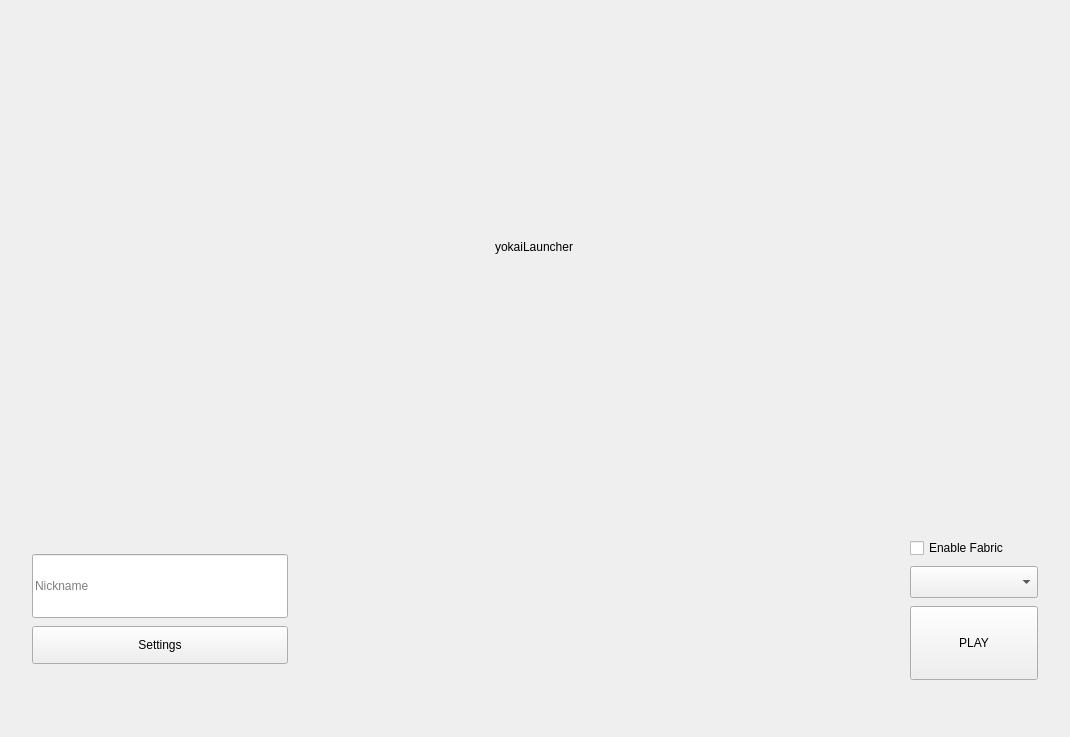
<?xml version="1.0" encoding="UTF-8"?>
<ui version="4.0">
 <class>MainWindow</class>
 <widget class="QMainWindow" name="MainWindow">
  <property name="windowModality">
   <enum>Qt::WindowModal</enum>
  </property>
  <property name="geometry">
   <rect>
    <x>0</x>
    <y>0</y>
    <width>1070</width>
    <height>737</height>
   </rect>
  </property>
  <property name="contextMenuPolicy">
   <enum>Qt::NoContextMenu</enum>
  </property>
  <property name="windowTitle">
   <string>yokaiLauncher1</string>
  </property>
  <property name="windowIcon">
   <iconset resource="../res.qrc">
    <normaloff>:/assets/icon.svg</normaloff>:/assets/icon.svg</iconset>
  </property>
  <property name="styleSheet">
   <string notr="true"/>
  </property>
  <widget class="QWidget" name="ClientForm">
   <property name="sizePolicy">
    <sizepolicy hsizetype="Preferred" vsizetype="Preferred">
     <horstretch>1</horstretch>
     <verstretch>1</verstretch>
    </sizepolicy>
   </property>
   <property name="contextMenuPolicy">
    <enum>Qt::NoContextMenu</enum>
   </property>
   <property name="windowTitle">
    <string>yokaiLauncher</string>
   </property>
   <property name="styleSheet">
    <string notr="true"/>
   </property>
   <layout class="QGridLayout" name="gridLayout">
    <property name="leftMargin">
     <number>0</number>
    </property>
    <property name="topMargin">
     <number>0</number>
    </property>
    <property name="rightMargin">
     <number>0</number>
    </property>
    <property name="bottomMargin">
     <number>0</number>
    </property>
    <property name="spacing">
     <number>0</number>
    </property>
    <item row="3" column="0">
     <widget class="QWidget" name="bottomWidget" native="true">
      <property name="minimumSize">
       <size>
        <width>0</width>
        <height>0</height>
       </size>
      </property>
      <property name="maximumSize">
       <size>
        <width>16777215</width>
        <height>256</height>
       </size>
      </property>
      <property name="autoFillBackground">
       <bool>false</bool>
      </property>
      <property name="styleSheet">
       <string notr="true"/>
      </property>
      <layout class="QVBoxLayout" name="verticalLayout_3">
       <property name="spacing">
        <number>16</number>
       </property>
       <property name="leftMargin">
        <number>32</number>
       </property>
       <property name="topMargin">
        <number>32</number>
       </property>
       <property name="rightMargin">
        <number>32</number>
       </property>
       <property name="bottomMargin">
        <number>32</number>
       </property>
       <item>
        <widget class="QWidget" name="gridWidget" native="true">
         <property name="minimumSize">
          <size>
           <width>0</width>
           <height>0</height>
          </size>
         </property>
         <property name="styleSheet">
          <string notr="true"/>
         </property>
         <layout class="QHBoxLayout" name="horizontalLayout_2">
          <property name="spacing">
           <number>0</number>
          </property>
          <property name="sizeConstraint">
           <enum>QLayout::SetDefaultConstraint</enum>
          </property>
          <property name="leftMargin">
           <number>0</number>
          </property>
          <property name="topMargin">
           <number>0</number>
          </property>
          <property name="rightMargin">
           <number>0</number>
          </property>
          <property name="bottomMargin">
           <number>0</number>
          </property>
          <item>
           <widget class="QWidget" name="horizontalWidget" native="true">
            <property name="minimumSize">
             <size>
              <width>0</width>
              <height>0</height>
             </size>
            </property>
            <layout class="QHBoxLayout" name="horizontalLayout_3">
             <property name="spacing">
              <number>0</number>
             </property>
             <property name="leftMargin">
              <number>0</number>
             </property>
             <property name="topMargin">
              <number>0</number>
             </property>
             <property name="rightMargin">
              <number>0</number>
             </property>
             <property name="bottomMargin">
              <number>0</number>
             </property>
             <item alignment="Qt::AlignLeft|Qt::AlignVCenter">
              <widget class="QWidget" name="verticalWidget" native="true">
               <layout class="QVBoxLayout" name="verticalLayout_5">
                <property name="spacing">
                 <number>8</number>
                </property>
                <property name="leftMargin">
                 <number>0</number>
                </property>
                <property name="topMargin">
                 <number>0</number>
                </property>
                <property name="rightMargin">
                 <number>0</number>
                </property>
                <property name="bottomMargin">
                 <number>0</number>
                </property>
                <item alignment="Qt::AlignBottom">
                 <widget class="QLineEdit" name="nickname">
                  <property name="minimumSize">
                   <size>
                    <width>256</width>
                    <height>64</height>
                   </size>
                  </property>
                  <property name="maximumSize">
                   <size>
                    <width>16777215</width>
                    <height>64</height>
                   </size>
                  </property>
                  <property name="placeholderText">
                   <string>Nickname</string>
                  </property>
                 </widget>
                </item>
                <item alignment="Qt::AlignTop">
                 <widget class="QPushButton" name="settb">
                  <property name="minimumSize">
                   <size>
                    <width>0</width>
                    <height>38</height>
                   </size>
                  </property>
                  <property name="maximumSize">
                   <size>
                    <width>16777215</width>
                    <height>38</height>
                   </size>
                  </property>
                  <property name="text">
                   <string>Settings</string>
                  </property>
                 </widget>
                </item>
               </layout>
              </widget>
             </item>
            </layout>
           </widget>
          </item>
          <item alignment="Qt::AlignRight|Qt::AlignVCenter">
           <widget class="QWidget" name="verticalWidget1" native="true">
            <property name="minimumSize">
             <size>
              <width>0</width>
              <height>0</height>
             </size>
            </property>
            <property name="maximumSize">
             <size>
              <width>16777215</width>
              <height>16777215</height>
             </size>
            </property>
            <layout class="QVBoxLayout" name="verticalLayout_2">
             <property name="spacing">
              <number>8</number>
             </property>
             <property name="leftMargin">
              <number>0</number>
             </property>
             <property name="topMargin">
              <number>0</number>
             </property>
             <property name="rightMargin">
              <number>0</number>
             </property>
             <property name="bottomMargin">
              <number>0</number>
             </property>
             <item>
              <widget class="QCheckBox" name="fabricb">
               <property name="enabled">
                <bool>true</bool>
               </property>
               <property name="maximumSize">
                <size>
                 <width>16777215</width>
                 <height>36</height>
                </size>
               </property>
               <property name="text">
                <string>Enable Fabric</string>
               </property>
              </widget>
             </item>
             <item>
              <widget class="QComboBox" name="versionList">
               <property name="enabled">
                <bool>true</bool>
               </property>
               <property name="sizePolicy">
                <sizepolicy hsizetype="Preferred" vsizetype="Preferred">
                 <horstretch>0</horstretch>
                 <verstretch>0</verstretch>
                </sizepolicy>
               </property>
               <property name="minimumSize">
                <size>
                 <width>128</width>
                 <height>32</height>
                </size>
               </property>
               <property name="currentText">
                <string/>
               </property>
               <property name="currentIndex">
                <number>-1</number>
               </property>
               <property name="sizeAdjustPolicy">
                <enum>QComboBox::AdjustToContentsOnFirstShow</enum>
               </property>
               <property name="placeholderText">
                <string>Loading...</string>
               </property>
              </widget>
             </item>
             <item>
              <widget class="QPushButton" name="playBtn">
               <property name="minimumSize">
                <size>
                 <width>128</width>
                 <height>74</height>
                </size>
               </property>
               <property name="maximumSize">
                <size>
                 <width>16777215</width>
                 <height>74</height>
                </size>
               </property>
               <property name="text">
                <string>PLAY</string>
               </property>
              </widget>
             </item>
            </layout>
           </widget>
          </item>
         </layout>
        </widget>
       </item>
      </layout>
     </widget>
    </item>
    <item row="0" column="0" alignment="Qt::AlignHCenter|Qt::AlignVCenter">
     <widget class="QWidget" name="Logo" native="true">
      <property name="minimumSize">
       <size>
        <width>0</width>
        <height>0</height>
       </size>
      </property>
      <property name="maximumSize">
       <size>
        <width>16777215</width>
        <height>16777215</height>
       </size>
      </property>
      <layout class="QVBoxLayout" name="verticalLayout">
       <property name="spacing">
        <number>0</number>
       </property>
       <property name="leftMargin">
        <number>0</number>
       </property>
       <property name="topMargin">
        <number>0</number>
       </property>
       <property name="rightMargin">
        <number>0</number>
       </property>
       <property name="bottomMargin">
        <number>0</number>
       </property>
       <item alignment="Qt::AlignHCenter">
        <widget class="QLabel" name="label_2">
         <property name="maximumSize">
          <size>
           <width>256</width>
           <height>256</height>
          </size>
         </property>
         <property name="text">
          <string/>
         </property>
         <property name="pixmap">
          <pixmap resource="../res.qrc">:/assets/icon.svg</pixmap>
         </property>
         <property name="scaledContents">
          <bool>true</bool>
         </property>
        </widget>
       </item>
       <item alignment="Qt::AlignHCenter">
        <widget class="QLabel" name="logo">
         <property name="font">
          <font>
           <family>Tahoma</family>
          </font>
         </property>
         <property name="text">
          <string>yokaiLauncher</string>
         </property>
         <property name="margin">
          <number>0</number>
         </property>
        </widget>
       </item>
      </layout>
     </widget>
    </item>
    <item row="2" column="0">
     <widget class="QWidget" name="progressWidget" native="true">
      <property name="minimumSize">
       <size>
        <width>0</width>
        <height>0</height>
       </size>
      </property>
      <property name="maximumSize">
       <size>
        <width>16777215</width>
        <height>0</height>
       </size>
      </property>
      <layout class="QVBoxLayout" name="verticalLayout_4">
       <property name="leftMargin">
        <number>16</number>
       </property>
       <property name="topMargin">
        <number>0</number>
       </property>
       <property name="rightMargin">
        <number>16</number>
       </property>
       <property name="bottomMargin">
        <number>5</number>
       </property>
       <item alignment="Qt::AlignLeft|Qt::AlignBottom">
        <widget class="QLabel" name="pLabel">
         <property name="text">
          <string>Loading assets...</string>
         </property>
        </widget>
       </item>
       <item>
        <widget class="QProgressBar" name="progressBar">
         <property name="maximumSize">
          <size>
           <width>16777215</width>
           <height>8</height>
          </size>
         </property>
         <property name="baseSize">
          <size>
           <width>0</width>
           <height>32</height>
          </size>
         </property>
         <property name="styleSheet">
          <string notr="true"/>
         </property>
         <property name="value">
          <number>24</number>
         </property>
         <property name="textVisible">
          <bool>false</bool>
         </property>
         <property name="orientation">
          <enum>Qt::Horizontal</enum>
         </property>
         <property name="invertedAppearance">
          <bool>false</bool>
         </property>
         <property name="textDirection">
          <enum>QProgressBar::TopToBottom</enum>
         </property>
         <property name="format">
          <string>%p%/%m%</string>
         </property>
        </widget>
       </item>
      </layout>
     </widget>
    </item>
    <item row="0" column="1">
     <widget class="QWidget" name="widget" native="true">
      <property name="minimumSize">
       <size>
        <width>0</width>
        <height>0</height>
       </size>
      </property>
     </widget>
    </item>
   </layout>
  </widget>
 </widget>
 <resources>
  <include location="../res.qrc"/>
 </resources>
 <connections/>
</ui>
